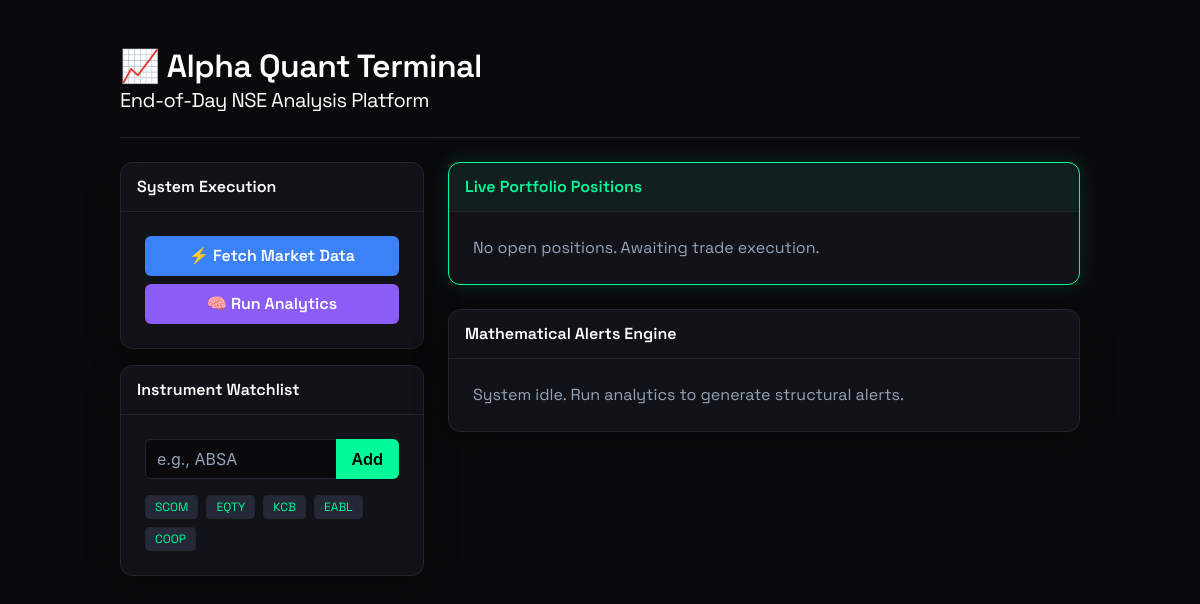
Before: / with the older database file.
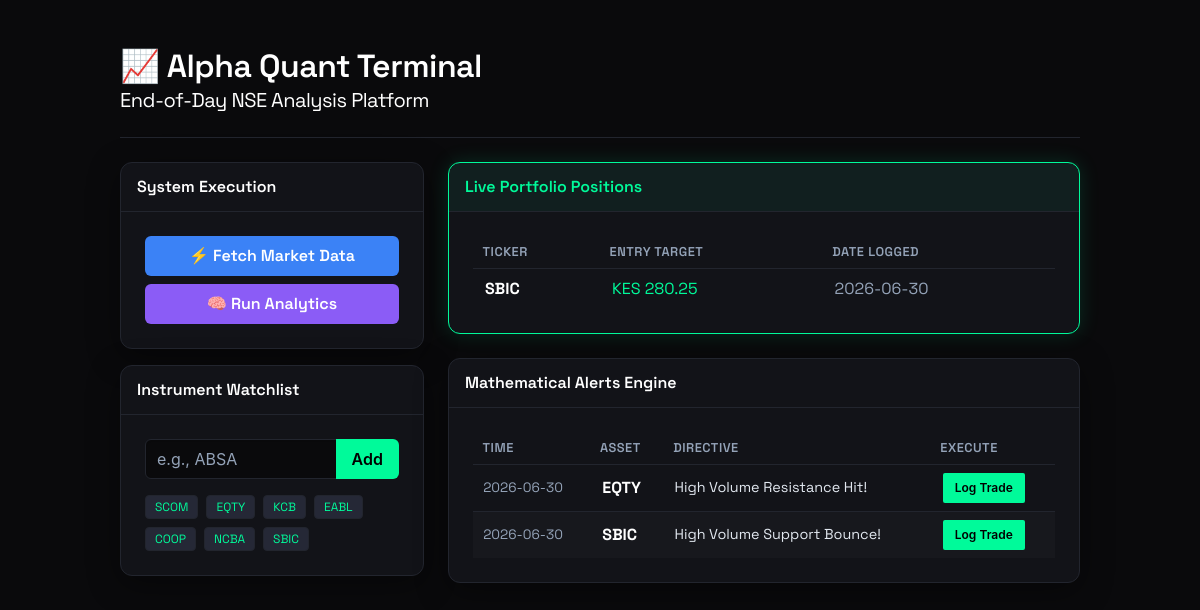
After: the same page with the newer database file.
### tables this page shows
CREATE TABLE monitored_tickers (
        ticker TEXT UNIQUE NOT NULL
    );

CREATE TABLE portfolio (
        id INTEGER PRIMARY KEY AUTOINCREMENT,
        ticker TEXT,
        entry_price REAL,
        shares INTEGER,
        date_entered TEXT,
        status TEXT DEFAULT 'OPEN'
    );

CREATE TABLE trade_signals (
        id INTEGER PRIMARY KEY AUTOINCREMENT,
        date TEXT,
        ticker TEXT,
        signal_type TEXT,
        price REAL,
        z_score REAL,
        message TEXT,
        timestamp DATETIME DEFAULT CURRENT_TIMESTAMP
    );

### app.py (the view)
@app.route('/')
def index():
    conn = get_db_connection()
    tickers = conn.execute("SELECT ticker FROM monitored_tickers").fetchall()
    recent_data = conn.execute("SELECT * FROM daily_prices ORDER BY date DESC, ticker ASC LIMIT 15").fetchall()
    signals = conn.execute("SELECT * FROM trade_signals ORDER BY timestamp DESC LIMIT 10").fetchall()
    portfolio = conn.execute("SELECT * FROM portfolio WHERE status='OPEN' ORDER BY date_entered DESC").fetchall()
    conn.close()
    return render_template('index.html', tickers=tickers, recent_data=recent_data, signals=signals, portfolio=portfolio)

### app.py (called while the page is built)
def get_db_connection():
    conn = sqlite3.connect(DB_PATH)
    conn.row_factory = sqlite3.Row
    return conn

### templates/index.html (shortened to what this page needs)
<!DOCTYPE html>
<html lang="en">
<head>
    <link rel="stylesheet" href="https://cdn.jsdelivr.net/npm/bulma@0.9.4/css/bulma.min.css">
</head>
<body>
    <section class="section">
        <div class="container">
            <h1 class="title">📈 Alpha Quant Terminal</h1>
            <p class="subtitle has-text-grey-light">End-of-Day NSE Analysis Platform</p>
            <hr>
            <div class="columns">
                <div class="column is-one-third">
                    <div class="card mb-4">
                        <header class="card-header"><p class="card-header-title">System Execution</p></header>
                        <div class="card-content">
                            <div class="buttons">
                                <a href="{{ url_for('run_scraper') }}" class="button is-link is-fullwidth">⚡ Fetch Market Data</a>
                                <a href="{{ url_for('run_engine') }}" class="button is-primary is-fullwidth">🧠 Run Analytics</a>
                            </div>
                        </div>
                    </div>
                    <div class="card">
                        <header class="card-header"><p class="card-header-title">Instrument Watchlist</p></header>
                        <div class="card-content">
                            <form action="{{ url_for('add_ticker') }}" method="POST">
                                <div class="field has-addons">
                                    <div class="control is-expanded">
                                        <input class="input" type="text" name="ticker" placeholder="e.g., ABSA" required>
                                    </div>
                                    <div class="control">
                                        <button type="submit" class="button is-success">Add</button>
                                    </div>
                                </div>
                            </form>
                            <div class="tags mt-4">
                                {% for t in tickers %}
                                    <span class="tag is-info">{{ t.ticker }}</span>
                                {% endfor %}
                            </div>
                        </div>
                    </div>
                </div>
                <div class="column">
                    <div class="card mb-5 portfolio-card">
                        <header class="card-header"><p class="card-header-title">Live Portfolio Positions</p></header>
                        <div class="card-content">
                            {% if not portfolio %}
                                <p style="color: var(--text-muted)">No open positions. Awaiting trade execution.</p>
                            {% else %}
                                <table class="table is-fullwidth is-hoverable">
                                    <thead>
                                        <tr>
                                            <th>Ticker</th>
                                            <th>Entry Target</th>
                                            <th>Date Logged</th>
                                        </tr>
                                    </thead>
                                    <tbody>
                                        {% for pos in portfolio %}
                                        <tr>
                                            <td><strong style="color: white;">{{ pos.ticker }}</strong></td>
                                            <td style="color: var(--accent-green);">KES {{ pos.entry_price }}</td>
                                            <td style="color: var(--text-muted);">{{ pos.date_entered }}</td>
                                        </tr>
                                        {% endfor %}
                                    </tbody>
                                </table>
                            {% endif %}
                        </div>
                    </div>
                    <div class="card mb-5">
                        <header class="card-header"><p class="card-header-title">Mathematical Alerts Engine</p></header>
                        <div class="card-content">
                            {% if not signals %}
                                <p style="color: var(--text-muted)">System idle. Run analytics to generate structural alerts.</p>
                            {% else %}
                                <table class="table is-striped is-fullwidth">
                                    <thead>
                                        <tr>
                                            <th>Time</th>
                                            <th>Asset</th>
                                            <th>Directive</th>
                                            <th>Execute</th>
                                        </tr>
                                    </thead>
                                    <tbody>
                                        {% for sig in signals %}
                                        <tr>
                                            <td style="color: var(--text-muted); font-size: 0.85rem;">{{ sig.timestamp.split(' ')[0] }}</td>
                                            <td><strong style="color: white;">{{ sig.ticker }}</strong></td>
                                            <td style="font-size: 0.9rem;">{{ sig.message }}</td>
                                            <td>
                                                <form action="{{ url_for('execute_trade', signal_id=sig.id) }}" method="POST">
                                                    <button type="submit" class="button is-small is-success">Log Trade</button>
                                                </form>
                                            </td>
                                        </tr>
                                        {% endfor %}
                                    </tbody>
                                </table>
                            {% endif %}
                        </div>
                    </div>
                </div>
            </div>
        </div>
    </section>
</body>
</html>

### templates/index.html (style rules this page uses)
:root { --bg-color: #0a0a0c; --card-bg: #121318; --border-color: #22252e; --text-main: #e2e8f0; --text-muted: #94a3b8; --accent-green: #00fa9a; --accent-green-glow: rgba(0, 250, 154, 0.15); }
html, body { background-color: var(--bg-color); color: var(--text-main); font-family: 'Space Grotesk', sans-serif; min-height: 100vh; }
.title, .subtitle { color: #ffffff !important; letter-spacing: -0.5px; }
hr { background-color: var(--border-color); height: 1px; }
.card { background-color: var(--card-bg); border: 1px solid var(--border-color); border-radius: 12px; box-shadow: 0 8px 32px rgba(0, 0, 0, 0.4); color: var(--text-main); }
.card-header { background-color: transparent !important; border-bottom: 1px solid var(--border-color); box-shadow: none; }
.card-header-title { color: #ffffff !important; font-weight: 600; }
.portfolio-card { border: 1px solid var(--accent-green); box-shadow: 0 0 20px var(--accent-green-glow); }
.portfolio-card .card-header { background-color: rgba(0, 250, 154, 0.05) !important; }
.portfolio-card .card-header-title { color: var(--accent-green) !important; }
.table { background-color: transparent; color: var(--text-main); }
.table thead th { color: var(--text-muted); border-bottom: 1px solid var(--border-color); font-weight: 600; letter-spacing: 0.5px; text-transform: uppercase; font-size: 0.8rem; }
.table td { border-bottom: 1px solid var(--border-color); vertical-align: middle; }
.table.is-striped tbody tr:not(.is-selected):nth-child(even) { background-color: rgba(255, 255, 255, 0.02); }
.input { background-color: var(--bg-color); border-color: var(--border-color); color: white; border-radius: 6px; }
.input::placeholder { color: var(--text-muted); }
.button { border-radius: 6px; font-weight: 600; transition: all 0.2s ease; }
.button.is-success { background-color: var(--accent-green); color: #000 !important; border: none; }
.button.is-link { background-color: #3b82f6; border: none; }
.button.is-primary { background-color: #8b5cf6; border: none; }
.tag.is-info { background-color: #252836 !important; color: var(--accent-green) !important; border: 1px solid var(--border-color); }

Changed rows visible on the page:
added monitored_tickers: ticker "NCBA"
added monitored_tickers: ticker "SBIC"
added portfolio: ticker "SBIC", entry_price "280.25", date_entered "2026-06-30"
added trade_signals: timestamp "2026-06-30", ticker "EQTY", message "High Volume Resistance Hit!"
added trade_signals: timestamp "2026-06-30", ticker "SBIC", message "High Volume Support Bounce!"
Other visible differences:
text no longer shown: "No open positions. Awaiting trade execution. System idle. Run analytics to generate structural alerts."
text now shown: "TICKER ENTRY TARGET DATE LOGGED TIME ASSET DIRECTIVE EXECUTE"
